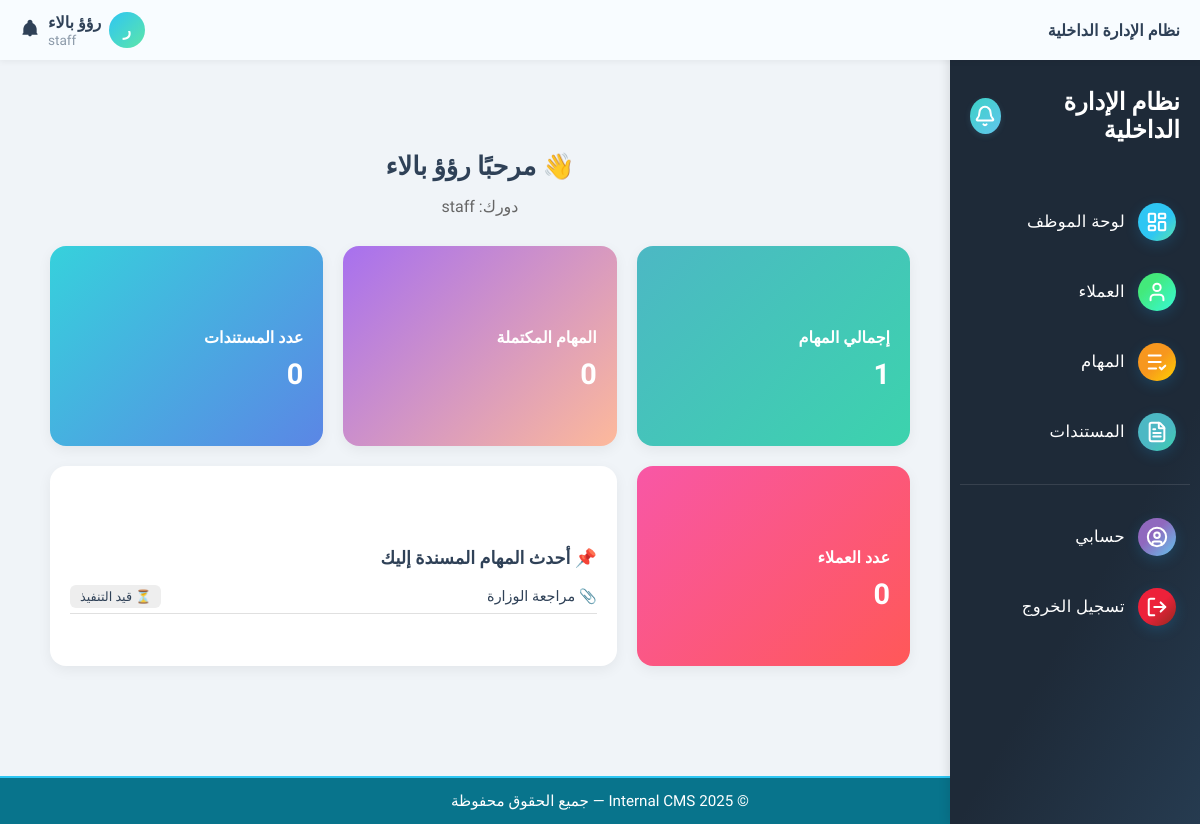
/ (signed in), run on the app's committed database.
### core/role.py (models this page shows, shortened)
class Role(models.Model):
    name = models.CharField(max_length=50, unique=True)
    description = models.TextField(blank=True)

### tasks/models.py (models this page shows, shortened)
class Task(models.Model):
    STATUS_CHOICES = [
        ('pending', 'قيد التنفيذ'),
        ('completed', 'منتهية'),
        ('overdue', 'متأخرة'),
    ]
    title = models.CharField(max_length=255, verbose_name='عنوان المهمة')
    description = models.TextField(blank=True, verbose_name='الوصف')
    assigned_to = models.ForeignKey(User, on_delete=models.SET_NULL, null=True, blank=True, verbose_name='الموظف المكلّف')
    client = models.ForeignKey(Client, on_delete=models.SET_NULL, null=True, blank=True, verbose_name='العميل')
    status = models.CharField(max_length=20, choices=STATUS_CHOICES, default='pending', verbose_name='الحالة')
    due_date = models.DateField(null=True, blank=True, verbose_name='تاريخ الاستحقاق')
    file_url = models.URLField(max_length=1024, blank=True, null=True, verbose_name='رابط الملف')
    file_path = models.CharField(max_length=512, blank=True, null=True, verbose_name='مسار الملف')
    documents = models.ManyToManyField('content.Document', blank=True, verbose_name='مستندات إضافية')
    created_at = models.DateTimeField(auto_now_add=True, verbose_name='تاريخ الإنشاء')
    class Meta:
        verbose_name = 'مهمة'
        verbose_name_plural = 'المهام'
        ordering = ['-created_at']  # ترتيب المهام الأحدث أولاً

### core/views.py (the view)
# urls.py: path('', views.dashboard_view, name='dashboard'),
@login_required
def dashboard_view(request):
    try:
        profile = request.user.userprofile
        role = getattr(profile.role, 'name', 'viewer')
    except UserProfile.DoesNotExist:
        role = 'viewer'
    context = {
        'role': role,
        'total_clients': 0,
        'total_tasks': 0,
        'total_documents': 0,
        'tasks_pending': 0,
        'tasks_completed': 0,
        'tasks_overdue': 0,
        'latest_tasks': [],
    }
    if role == 'admin':
        context.update({
            'total_clients': Client.objects.count(),
            'total_tasks': Task.objects.count(),
            'total_documents': Document.objects.count(),
            'tasks_pending': Task.objects.filter(status='pending').count(),
            'tasks_completed': Task.objects.filter(status='completed').count(),
            'tasks_overdue': Task.objects.filter(status='overdue').count(),
            'latest_tasks': Task.objects.select_related('assigned_to').order_by('-created_at')[:5],
        })
    elif role == 'staff':
        user = request.user
        assigned_tasks = Task.objects.filter(assigned_to=user)
        context.update({
            'total_tasks': assigned_tasks.count(),
            'tasks_pending': assigned_tasks.filter(status='pending').count(),
            'tasks_completed': assigned_tasks.filter(status='completed').count(),
            'latest_tasks': assigned_tasks.order_by('-created_at')[:3],
        })
    elif role == 'viewer':
        context['total_documents'] = Document.objects.filter(uploaded_by=request.user).count()
    template_map = {
        'admin': 'core/admin_dashboard.html',
        'staff': 'core/staff_dashboard.html',
        'viewer': 'core/viewer_dashboard.html',
    }
    template = template_map.get(role, 'core/admin_dashboard.html')
    return render(request, template, context)

### core/context_processors.py (called while the page is built)
def user_role(request):
    role = None
    if request.user.is_authenticated:
        if hasattr(request.user, 'userprofile'):
            role = request.user.userprofile.role.name
    return {'role': role}

### templates/core/staff_dashboard.html (shortened to what this page needs)
{% extends 'base.html' %}
{% load static %}
{% block content %}
<div class="reports-container">
  <h2 class="section-title">👋 مرحبًا {{ request.user.get_full_name }}</h2>
  <p class="section-subtitle">دورك: {{ role }}</p>
  <div class="cards-grid">
    <a href="{% url 'task_list' %}" class="report-card gradient-green card-link">
      <h5>إجمالي المهام</h5>
      <p>{{ total_tasks }}</p>
    </a>
    <a href="{% url 'task_list' %}" class="report-card gradient-purple card-link">
      <h5>المهام المكتملة</h5>
      <p>{{ tasks_completed }}</p>
    </a>
    <a href="{% url 'document_list' %}" class="report-card gradient-blue card-link">
      <h5>عدد المستندات</h5>
      <p>{{ total_documents }}</p>
    </a>
    <a href="{% url 'client_list' %}" class="report-card gradient-pink card-link">
      <h5>عدد العملاء</h5>
      <p>{{ total_clients }}</p>
    </a>
    <div class="report-card white-card task-preview-card span-2">
      <h5>📌 أحدث المهام المسندة إليك</h5>
      <ul class="task-list">
        {% if latest_tasks %}
          {% for task in latest_tasks %}
            <li class="task-item">
              <div class="task-title">
                <a href="{% url 'task_detail' task.id %}">📎 {{ task.title }}</a>
              </div>
              <div class="task-status">
                {% if task.status == 'pending' %}
                  <span class="status status-pending">⏳ قيد التنفيذ</span>
                {% elif task.status == 'completed' %}
                  <span class="status status-completed">✅ منتهية</span>
                {% elif task.status == 'overdue' %}
                  <span class="status status-overdue">⏰ متأخرة</span>
                {% else %}
                  <span class="status">❓ غير معروفة</span>
                {% endif %}
              </div>
            </li>
          {% endfor %}
        {% else %}
          <li class="task-item">لا توجد مهام حالياً</li>
        {% endif %}
      </ul>
    </div>
  </div>
</div>
{% endblock %}

### templates/header.html (shortened to what this page needs)
<div class="header">
  <div class="logo">
    <span class="logo-text">نظام الإدارة الداخلية</span>
  </div>
  <div class="user-section">
    <div class="user-top-row">
      <span class="avatar-circle">{{ request.user.first_name|first|upper }}</span>
<div class="user-dropdown">
  <div class="user-info">
    <span class="user-name">{{ request.user.get_full_name }}</span>
    <div class="user-role">{{ role }}</div>
  </div>
</div>
            <div class="notification-icon">
        <svg viewBox="0 0 24 24">
          <path d="M12 2C10.3 2 9 3.3 9 5v1.1C6.2 7.2 4.3 9.9 4 13v5l-1 1v1h18v-1l-1-1v-5c-.3-3.1-2.2-5.8-5-6.9V5c0-1.7-1.3-3-3-3zm0 20c1.1 0 2-.9 2-2h-4c0 1.1.9 2 2 2z"/>
        </svg>
      </div>
    </div>
  </div>
</div>

### templates/base.html (style rules this page uses)
html, body { height: 100%; margin: 0; padding: 0; overflow-x: hidden; font-family: 'Tajawal', sans-serif; background-color: #F4EFEB; color: #2F4157; display: flex; flex-direction: column; }

### templates/core/staff_dashboard.html (style rules this page uses)
body { background-color: #F0F4F8; font-family: 'Tajawal', sans-serif; }
.reports-container { padding: 50px 30px; max-width: 1100px; margin: auto; }
.section-title { font-size: 1.6rem; color: #2F4157; margin-bottom: 5px; text-align: center; }
.section-subtitle { font-size: 1rem; color: #666; margin-bottom: 30px; text-align: center; }
.cards-grid { display: grid; grid-template-columns: repeat(auto-fit, minmax(240px, 1fr)); gap: 20px; margin-bottom: 40px; align-items: stretch; }
.report-card { border-radius: 16px; padding: 25px 20px; box-shadow: 0 4px 14px rgba(0,0,0,0.06); transition: all 0.3s ease; display: flex; flex-direction: column; justify-content: center; min-height: 150px; text-align: right; }
.report-card h5 { font-size: 1rem; font-weight: 600; margin-bottom: 10px; color: #fff; }
.report-card p { font-size: 1.8rem; font-weight: bold; margin: 0; color: #fff; }
.gradient-blue { background: linear-gradient(135deg, #36D1DC, #5B86E5); }
.gradient-green { background: linear-gradient(135deg, #4CB8C4, #3CD3AD); }
.gradient-purple { background: linear-gradient(135deg, #A770EF, #FDB99B); }
.gradient-pink { background: linear-gradient(135deg, #F857A6, #FF5858); }
.white-card { background: #ffffff !important; color: #2F4157 !important; text-align: right; }
.task-preview-card h5 { font-size: 1.1rem; font-weight: 700; margin-bottom: 12px; color: #2F4157; }
.task-list { list-style: none; padding: 0; margin: 0; text-align: right; }
.task-item { display: flex; justify-content: space-between; align-items: center; padding: 8px 0; border-bottom: 1px solid #e0e0e0; font-size: 0.9rem; }
.task-title a { font-weight: 500; color: #2F4157; text-decoration: none; }
.task-status .status { padding: 4px 10px; border-radius: 6px; font-size: 0.8rem; font-weight: 500; background: #eee; color: #2F4157; }
.status-pending { background: #FFF3CD; color: #856404; }
.card-link { text-decoration: none; color: inherit; display: flex; flex-direction: column; justify-content: center; }
.span-2 { grid-column: span 2; }

### templates/header.html (style rules this page uses)
.header { background: #f8fcff; color: #2F4157; height: 60px; padding: 0 20px; font-family: 'Tajawal', sans-serif; display: flex; justify-content: space-between; align-items: center; box-shadow: 0 2px 6px rgba(0,0,0,0.05); direction: rtl; position: fixed; top: 0; left: 0; right: 0; z-index: 1000; }
.logo-text { font-size: 1rem; font-weight: 700; }
.user-section { display: flex; flex-direction: column; align-items: flex-end; gap: 4px; }
.user-top-row { display: flex; align-items: center; gap: 8px; }
.notification-icon svg { width: 20px; height: 20px; fill: #2F4157; cursor: pointer; }
.user-name { font-size: 1rem; font-weight: 700; margin: 0; margin-bottom: 0rem; color: #2F4157; }
.avatar-circle { display: flex; align-items: center; justify-content: center; width: 36px; height: 36px; border-radius: 50%; background: linear-gradient(135deg, #2EC6F3, #5DE6A9); color: #fff; font-size: 1rem; font-weight: bold; }
.user-info { display: flex; flex-direction: column; align-items: flex-end; text-align: right; }
.user-role { font-size: 0.85rem; margin: 0; margin-top: 0rem; text-align: right; color: #8c9aa9; }
.user-dropdown { position: relative; display: inline-block; }
.user-info { display: flex; flex-direction: column; align-items: flex-end; cursor: pointer; }

### data on the page
Role: name "staff"
Task: title "مراجعة الوزارة", status "⏳ قيد التنفيذ"

### other printed values
{{ request.user.first_name|first|upper }} "ر"
{{ request.user.get_full_name }} "رؤؤ بالاء"
{{ total_tasks }} "1"
{{ tasks_completed }} "0"
{{ total_documents }} "0"
{{ total_clients }} "0"
